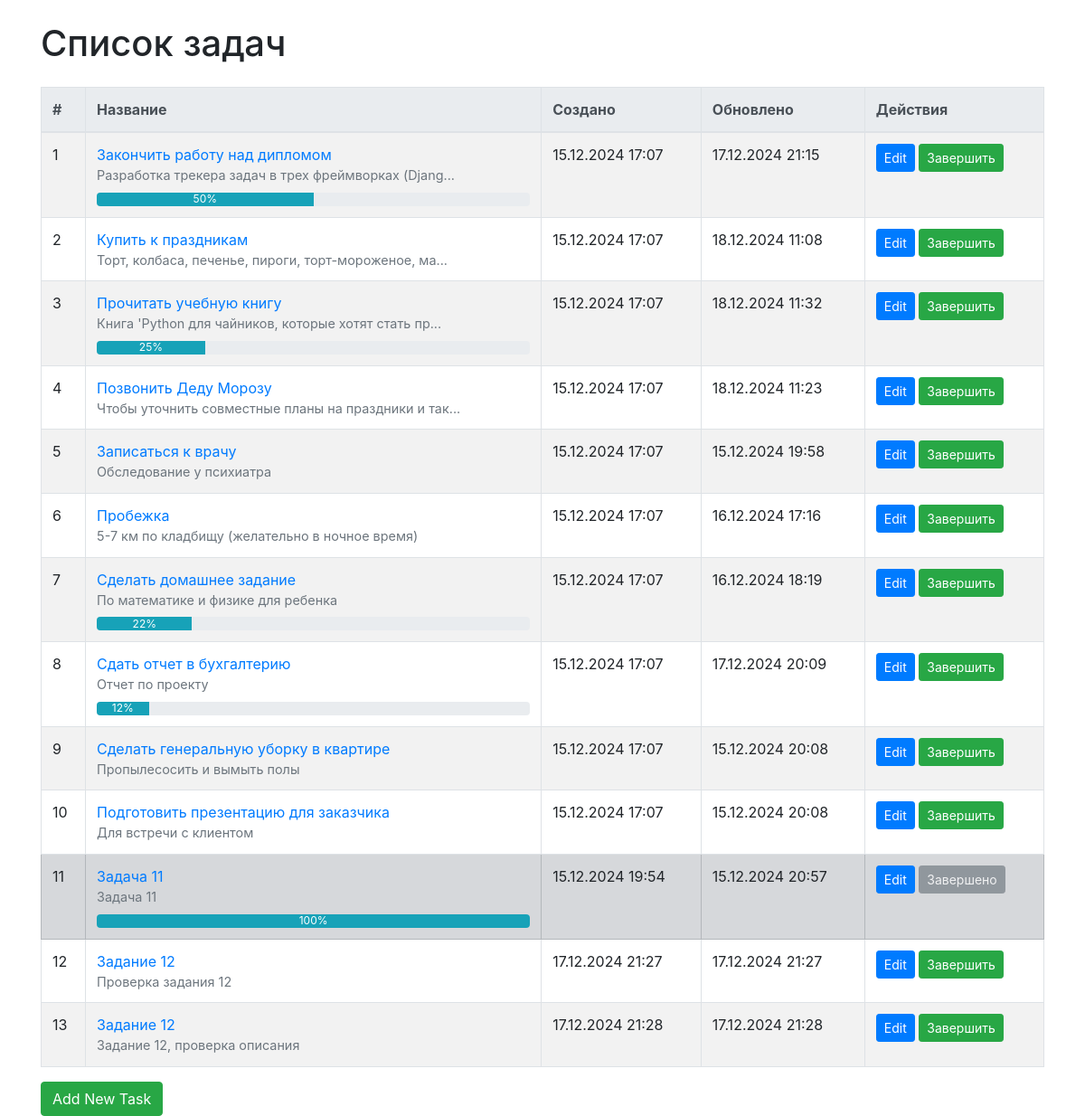
Before: / with the older database file.
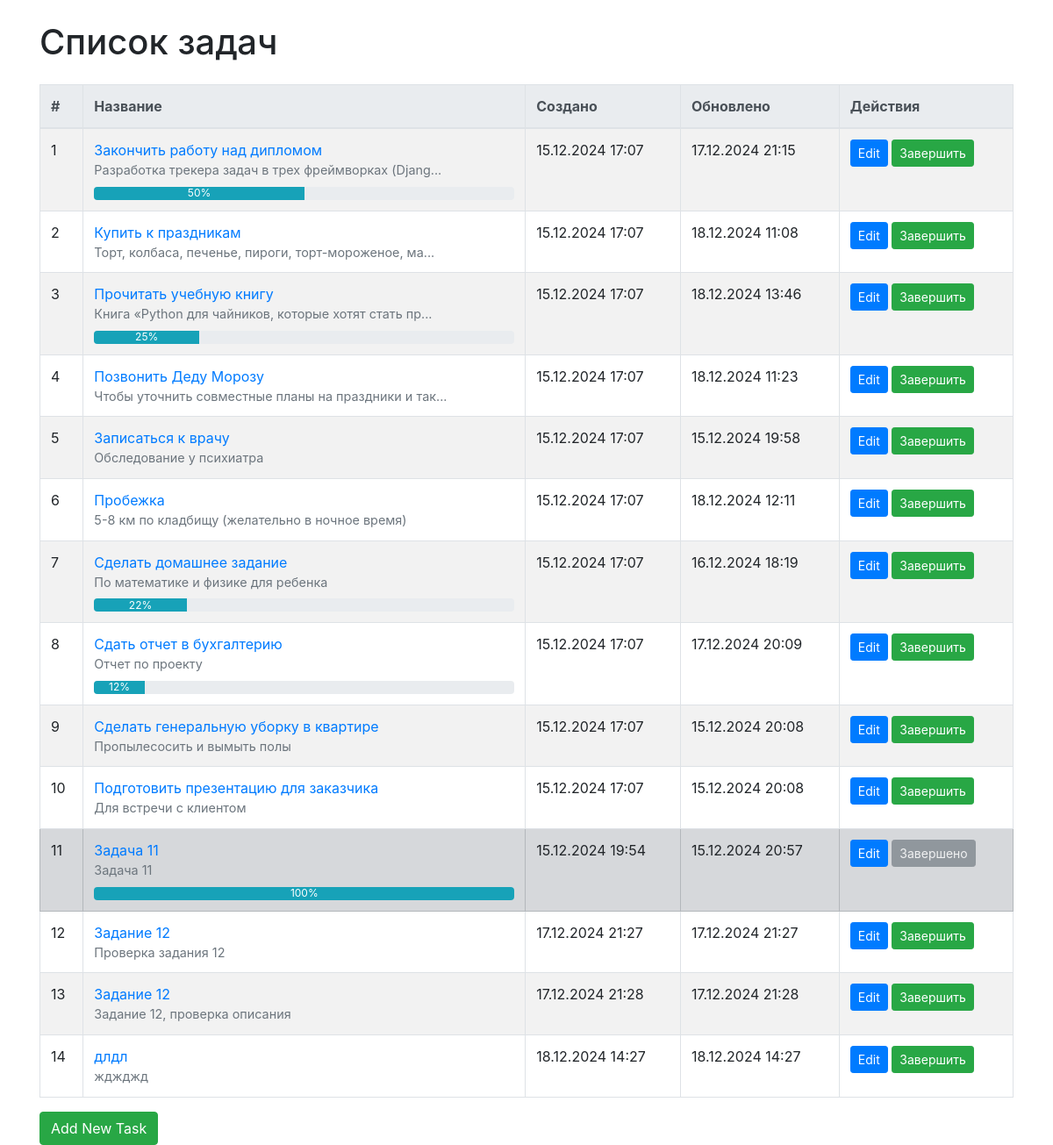
After: the same page with the newer database file.
### app/models.py (models this page shows)
class Task(Base):
    __tablename__ = "tasks_task"
    id = Column(Integer, primary_key=True, index=True)
    title = Column(String, nullable=False)
    description = Column(Text, nullable=True)
    status = Column(String, default="todo", nullable=False)
    created_at = Column(DateTime, default=datetime.utcnow, nullable=False)
    updated_at = Column(DateTime, default=datetime.utcnow, onupdate=datetime.utcnow, nullable=False)
    progress = Column(Integer, default=0, nullable=False)

### app/main.py (the view)
@app.get("/")
def index(request: Request, db: Session = Depends(get_db)):
    tasks = get_tasks(db)
    return templates.TemplateResponse("index.html", {"request": request, "tasks": tasks})

### app/templates/index.html (shortened to what this page needs)
<!DOCTYPE html>
<html lang="en">
<head>
    <link rel="stylesheet" href="https://stackpath.bootstrapcdn.com/bootstrap/4.5.2/css/bootstrap.min.css">
</head>
<body>
    <div class="container mt-4">
        <h1 class="mb-4">Список задач</h1>
        <table class="table table-bordered table-striped">
            <thead class="thead-light">
                <tr>
                    <th>#</th>
                    <th>Название</th>
                    <th>Создано</th>
                    <th>Обновлено</th>
                    <th>Действия</th>
                </tr>
            </thead>
            <tbody>
    {% for task in tasks %}
    <tr {% if task.status == 'done' %}class="table-secondary"{% endif %}>
        <td>{{ loop.index }}</td>
        <td>
            <a href="{{ url_for('edit_task', task_id=task.id) }}" class="text-decoration-none fw-bold">
                {{ task.title }}
            </a>
            <div class="text-muted" style="font-size: 0.9em;">
                {{ task.description[:50] }}{% if task.description|length > 50 %}...{% endif %}
            </div>
            {% if task.progress > 0 or task.status == 'done' %}
            <div class="progress mt-2" style="height: 15px;">
                <div class="progress-bar bg-info" role="progressbar"
                     style="width: {{ task.progress if task.status != 'done' else 100 }}%;"
                     aria-valuenow="{{ task.progress if task.status != 'done' else 100 }}"
                     aria-valuemin="0"
                     aria-valuemax="100">
                    {{ task.progress if task.status != 'done' else 100 }}%
                </div>
            </div>
            {% endif %}
        </td>
        <td>{{ task.created_at.strftime("%d.%m.%Y %H:%M") }}</td>
        <td>{{ task.updated_at.strftime("%d.%m.%Y %H:%M") }}</td>
        <td>
            <a href="{{ url_for('edit_task', task_id=task.id) }}" class="btn btn-sm btn-primary">Edit</a>
            {% if task.status != 'done' %}
                <form method="post" action="{{ url_for('complete_task', task_id=task.id) }}" style="display: inline;">
                    <button type="submit" class="btn btn-sm btn-success">Завершить</button>
                </form>
            {% else %}
                <button class="btn btn-sm btn-secondary" disabled>Завершено</button>
            {% endif %}
        </td>
    </tr>
    {% endfor %}
</tbody>
        </table>
        <a href="{{ url_for('create_task_form') }}" class="btn btn-success">Add New Task</a>
    </div>
</body>
</html>

Changed rows visible on the page:
changed Task "Прочитать учебную книгу": description "Книга 'Python для чайников, которые хотят стать пр" → "Книга «Python для чайников, которые хотят стать пр"; updated_at "18.12.2024 11:32" → "18.12.2024 13:46"
changed Task "Пробежка": description "5-7 км по кладбищу (желательно в ночное время)" → "5-8 км по кладбищу (желательно в ночное время)"; updated_at "16.12.2024 17:16" → "18.12.2024 12:11"
added Task: title "длдл", description "жджджд", created_at "18.12.2024 14:27", updated_at "18.12.2024 14:27"
